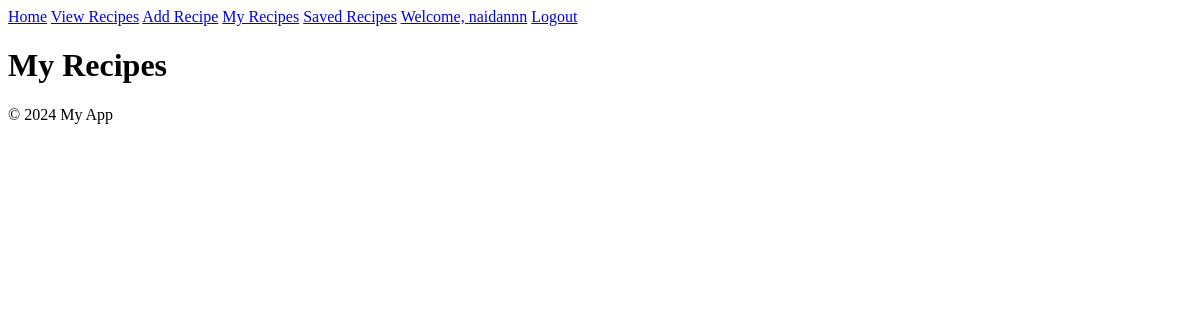
The page /my_recipes (signed in) on the database as committed earlier.
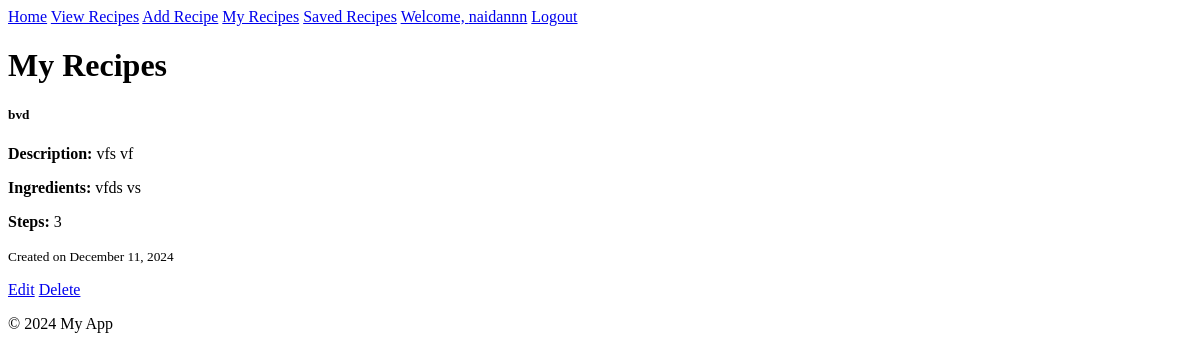
The same page on the database as committed later.
### app/models.py (models this page shows)
class Recipe(db.Model):
    __tablename__ = 'recipes'
    id = db.Column(db.Integer, primary_key=True, autoincrement=True)
    user_id = db.Column(db.Integer, db.ForeignKey('users.id'), nullable=False)
    author = db.relationship('User', back_populates='recipes')
    title = db.Column(db.String(100), nullable=False)
    description = db.Column(db.Text, nullable=False)
    ingredients = db.Column(db.Text, nullable=False)
    steps = db.Column(db.Text, nullable=False)
    image_url = db.Column(db.String(255))  # Optional, we can set a default picture if anythign
    created_at = db.Column(db.DateTime, default=datetime.utcnow)
    likes = db.relationship('Like', back_populates='recipe', cascade="all, delete-orphan")
    saved_by = db.relationship('SavedRecipe', back_populates='recipe', cascade="all, delete-orphan")

### app/views.py (the view)
@app.route('/my_recipes', methods=['GET'])
@login_required
def my_recipes():
    recipes = Recipe.query.filter_by(user_id=current_user.id).order_by(Recipe.created_at.desc()).all()
    return render_template('my_recipes.html', recipes=recipes)

### app/views.py (called while the page is built)
@login_manager.user_loader
def load_user(user_id):
    return User.query.get(int(user_id))  # Assumes user_id is the primary key of User model

### app/templates/my_recipes.html
{% extends "base.html" %}
{% block content %}
<div class="container mt-4">
    <h1 class="mb-4">My Recipes</h1>
    {% for recipe in recipes %}
    <div class="card mb-3">
        <div class="card-body">
            <h5 class="card-title">{{ recipe.title }}</h5>
            <p class="card-text"><strong>Description:</strong> {{ recipe.description }}</p>
            <p class="card-text"><strong>Ingredients:</strong> {{ recipe.ingredients }}</p>
            <p class="card-text"><strong>Steps:</strong> {{ recipe.steps }}</p>
            <p class="card-text"><small class="text-muted">Created on {{ recipe.created_at.strftime('%B %d, %Y') }}</small></p>
            <a href="{{ url_for('edit_recipe', recipe_id=recipe.id) }}" class="btn btn-warning btn-sm">Edit</a>
            <a href="{{ url_for('delete_recipe', recipe_id=recipe.id) }}" class="btn btn-danger btn-sm">Delete</a>
        </div>
    </div>
    {% endfor %}
</div>
{% endblock %}

Rows that differ between the two databases and show on the page:
added Recipe: title "bvd", description "vfs vf", ingredients "vfds vs", steps "3", created_at "December 11, 2024"
